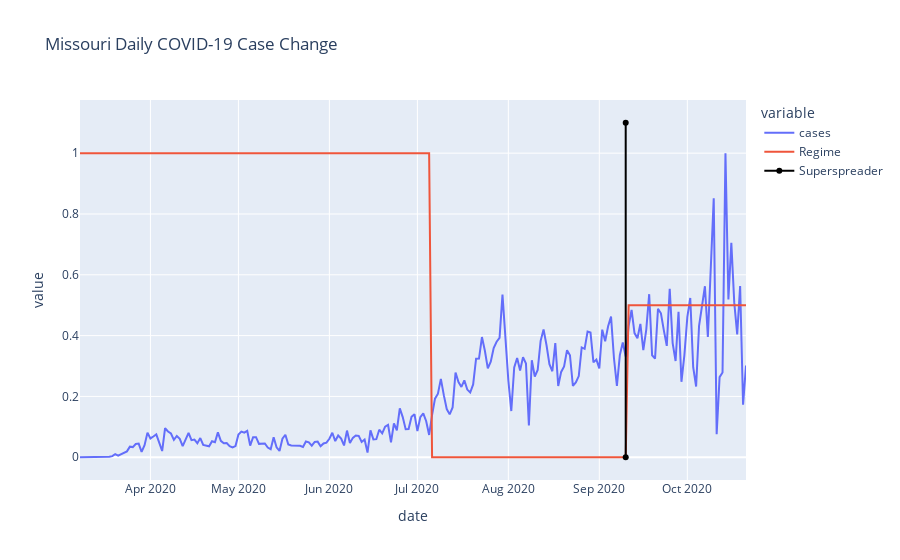

Notebook source saved alongside this figure:
### Code cell
model = hmm.GaussianHMM(n_components=3)
model.fit(X)
preds = model.predict(X) / 2

fig = px.line(X/(X.max() - X.min()),title=f'{state.title()} Daily COVID-19 Case Change',labels='dude')
fig.add_scatter(x=X.index, y=preds, name='Regime',fillcolor='green')
#fig.add_shape(type="line",x0 ='2020-09-10',x1='2020-09-10',y0=0,y1=1.1,fillcolor='blue')
fig.add_scatter(x=('2020-09-10','2020-09-10'),y=(0,1.1),line={'color': 'rgb(0,0,0)','width': 2,}, name='Superspreader')

### Figure 1 — Plotly figure (JSON) as saved in the notebook; plotly's stock layout.template omitted (floating-point values rounded to 4 significant figures; data arrays with more than 128 entries replaced by an {"elided": "..."} marker saying what was removed)
{"data": [{"hovertemplate": "variable=cases<br>date=%{x}<br>value=%{y}<extra></extra>", "legendgroup": "cases", "line": {"color": "#636efa", "dash": "solid"}, "mode": "lines", "name": "cases", "orientation": "v", "showlegend": true, "type": "scatter", "x": {"elided": "228 str values"}, "xaxis": "x", "y": {"elided": "228 float values"}, "yaxis": "y"}, {"fillcolor": "green", "name": "Regime", "type": "scatter", "x": {"elided": "228 str values"}, "y": {"elided": "228 float values"}}, {"line": {"color": "rgb(0, 0, 0)", "width": 2}, "name": "Superspreader", "type": "scatter", "x": ["2020-09-10", "2020-09-10"], "y": [0, 1.1]}], "layout": {"autosize": true, "legend": {"title": {"text": "variable"}, "tracegroupgap": 0}, "title": {"text": "Missouri Daily COVID-19 Case Change"}, "xaxis": {"anchor": "y", "autorange": true, "domain": [0, 1], "range": ["2020-03-08", "2020-10-21"], "title": {"text": "date"}, "type": "date"}, "yaxis": {"anchor": "x", "autorange": true, "domain": [0, 1], "range": [-0.08057, 1.181], "title": {"text": "value"}, "type": "linear"}}}
